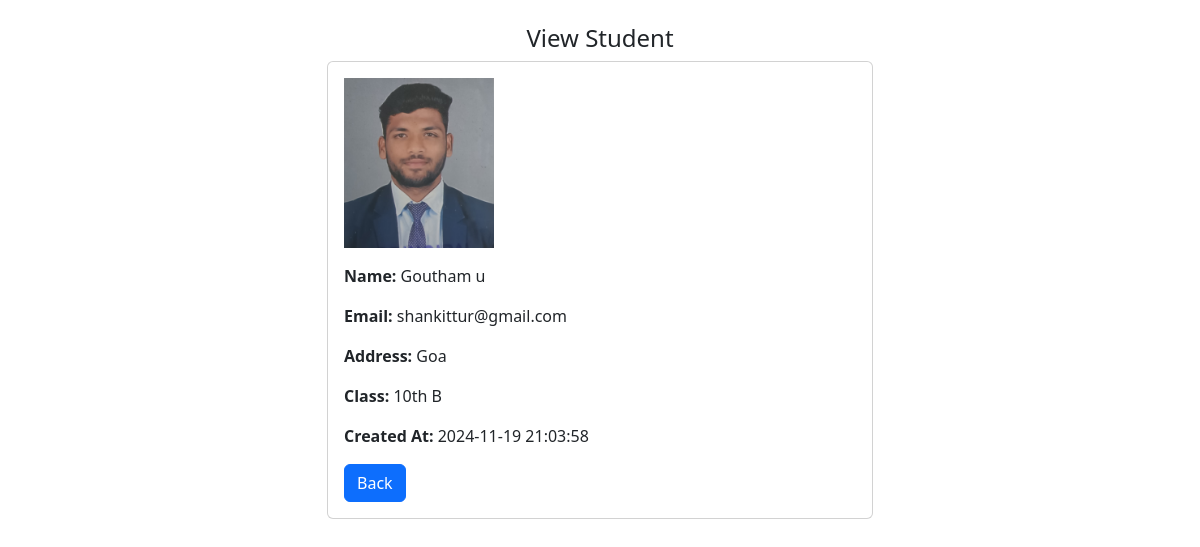
Screenshot of /view.php?id=7 with the database file from the repository.
### tables this page shows
CREATE TABLE `student` (
  `id` int(11) NOT NULL,
  `name` varchar(255) NOT NULL,
  `email` varchar(255) NOT NULL,
  `address` text DEFAULT NULL,
  `class_id` int(11) DEFAULT NULL,
  `image` varchar(255) DEFAULT NULL,
  `created_at` datetime DEFAULT current_timestamp()
);

CREATE TABLE `classes` (
  `class_id` int(11) NOT NULL,
  `name` varchar(255) NOT NULL,
  `created_at` datetime DEFAULT current_timestamp()
);

### view.php (the view, shortened to what this page needs)
<?php
include 'config.php';
include 'menu.php';
if (isset($_GET['id'])) {
    $id = $_GET['id'];
    $sql = "SELECT student.*, classes.name AS class_name
        FROM student
        LEFT JOIN classes ON student.class_id = classes.class_id
        WHERE student.id = :id";
         $statement = $conn->prepare($sql);
         $statement->bindParam(':id', $id);
         $statement->execute();
         $student = $statement->fetch(PDO::FETCH_ASSOC);
} else {
    echo "Invalid request.";
    exit;
}
?>
<div class="container mt-4">
    <div class="row justify-content-center">
        <div class="col-md-6">
            <h4 class="text-center">View Student</h4>
            <div class="card">
                <div class="card-body">
                    <img src="uploads/<?= $student['image'] ?>" width="150" class="mb-3" alt="Student Image">
                    <p><strong>Name:</strong> <?= $student['name'] ?></p>
                    <p><strong>Email:</strong> <?= $student['email'] ?></p>
                    <p><strong>Address:</strong> <?= $student['address'] ?></p>
                    <p><strong>Class:</strong> <?= $student['class_name'] ?? 'Not Assigned' ?></p>
                    <p><strong>Created At:</strong> <?= $student['created_at'] ?></p>
                    <a href="index.php" class="btn btn-primary">Back</a>
                </div>
            </div>
        </div>
    </div>
</div>
</body>
</html>

### rows the page displays
student: image (picture), name "Goutham u", email "shankittur@gmail.com", address "Goa", class.name "10th B", created_at "2024-11-19 21:03:58"
